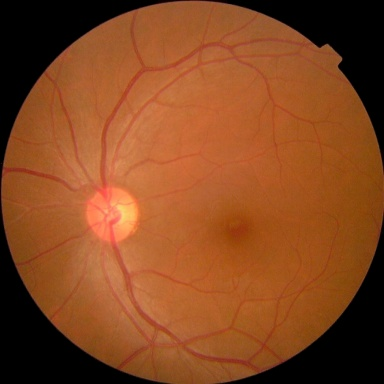
#> input picture data/aptos/images/s00r00000/s00r00000.jpg, 384 x 384 px
$ python batch_process_usb.py --src ../data/aptos/images/s00r00000 --dst out   (older library calls are emulated)
#> lines starting #> are read from the running program, lines starting #| are printed output that depends on the picture; after the words box and inside, x2 and y2 are one past the last pixel; in counts of white or black regions, pixels touching at a corner belong together
import os
import cv2
import numpy as np
import argparse
from concurrent.futures import ProcessPoolExecutor
import multiprocessing
import time
import glob

def extract_retinal_mask(rgbImg):
    # Use Red channel (channel 2 in BGR) - highest reflectance across pigmentation levels
    r_chan = rgbImg[:, :, 2]

    # Adaptive thresholding on Red channel with guard limits
    otsu_val, _ = cv2.threshold(r_chan, 0, 255, cv2.THRESH_BINARY + cv2.THRESH_OTSU)
    thresh_val = max(12, min(int(otsu_val * 0.5), 38))
    _, rawMask = cv2.threshold(r_chan, thresh_val, 255, cv2.THRESH_BINARY)

    # Clean up with morphological closing and fill holes
    kernel_close = cv2.getStructuringElement(cv2.MORPH_ELLIPSE, (15, 15))
    cleanMask = cv2.morphologyEx(rawMask, cv2.MORPH_CLOSE, kernel_close)

    contours, _ = cv2.findContours(cleanMask, cv2.RETR_EXTERNAL, cv2.CHAIN_APPROX_SIMPLE)
    if contours:
        cv2.drawContours(cleanMask, contours, -1, 255, -1)

    numLabels, labels, stats, centroids = cv2.connectedComponentsWithStats(cleanMask, connectivity=8)
    if numLabels > 1:
        largest_label = 1 + np.argmax(stats[1:, cv2.CC_STAT_AREA])
        cleanMask = (labels == largest_label).astype(np.uint8) * 255
    else:
        cleanMask = np.zeros_like(cleanMask)

    kernel_open = cv2.getStructuringElement(cv2.MORPH_ELLIPSE, (7, 7))
    cleanMask = cv2.morphologyEx(cleanMask, cv2.MORPH_OPEN, kernel_open)

    x, y, w, h = cv2.boundingRect(cleanMask)
    if w > 0 and h > 0:
        sideLength = int(max(w, h))
        xCenter = x + w/2.0
        yCenter = y + h/2.0

        x_new = int(round(xCenter - sideLength/2.0))
        y_new = int(round(yCenter - sideLength/2.0))

        pad_left = max(0, -x_new)
        pad_top = max(0, -y_new)
        pad_right = max(0, (x_new + sideLength) - rgbImg.shape[1])
        pad_bottom = max(0, (y_new + sideLength) - rgbImg.shape[0])

        padded_img = cv2.copyMakeBorder(rgbImg, pad_top, pad_bottom, pad_left, pad_right, cv2.BORDER_CONSTANT, value=[0,0,0])
        padded_mask = cv2.copyMakeBorder(cleanMask, pad_top, pad_bottom, pad_left, pad_right, cv2.BORDER_CONSTANT, value=0)

        x_safe = x_new + pad_left
        y_safe = y_new + pad_top

        croppedImg = padded_img[y_safe:y_safe+sideLength, x_safe:x_safe+sideLength]
        mask = padded_mask[y_safe:y_safe+sideLength, x_safe:x_safe+sideLength]
    else:
        croppedImg = rgbImg
        mask = cleanMask
    return mask, croppedImg

def assess_quality(rgbImg, mask):
    metrics = {}
    gChan = rgbImg[:,:,1].astype(np.float32) / 255.0
    validPixels = gChan[mask > 0]

    # Focus
    lap = cv2.Laplacian(gChan, cv2.CV_32F)
    metrics['Focus'] = float(np.var(lap[mask > 0])) if len(validPixels) > 0 else 0

    # Illum
    meanIllum = float(np.mean(validPixels)) if len(validPixels) > 0 else 0
    metrics['Illumination'] = 1.0 - min(1.0, 2.0 * abs(meanIllum - 0.5))
    metrics['Contrast'] = float(np.std(validPixels)) if len(validPixels) > 0 else 0

    # FOV
    area = np.sum(mask > 0)
    if area > 0:
        equivDiameter = np.sqrt(4 * area / np.pi)
        expectedArea = np.pi * (equivDiameter / 2)**2
        metrics['FOV'] = min(1.0, area / expectedArea) if expectedArea > 0 else 0
    else:
        metrics['FOV'] = 0
    return metrics

def evaluate_iqa(metrics, thresholds):
    F_norm = min(1.0, metrics['Focus'] / thresholds['F_target'])
    I_norm = metrics['Illumination']
    V_norm = metrics['FOV']
    C_norm = min(1.0, metrics['Contrast'] / thresholds['C_target'])

    weights = [0.35, 0.25, 0.20, 0.20]
    Q = weights[0]*F_norm + weights[1]*I_norm + weights[2]*V_norm + weights[3]*C_norm

    # Two-category policy: Reject or Accept & Enhance
    if Q < thresholds['Q_reject'] or V_norm < 0.60:
        return "UNGRADABLE", "REJECT", Q
    else:
        return "ACCEPT_AND_ENHANCE", "STANDARDIZE", Q

def adaptive_enhance(rgbImg, mask, metrics, thresholds):
    img = rgbImg.copy()
    mask_bool = mask > 0

    # 1. Decouple into CIE L*a*b* color space
    lab = cv2.cvtColor(img, cv2.COLOR_BGR2LAB)
    l_channel, a_channel, b_channel = cv2.split(lab)

    # 2. Illumination Homogenization strictly on Luminance L*
    l_float = l_channel.astype(np.float32)
    mean_retina_l = np.mean(l_float[mask_bool]) if np.any(mask_bool) else 128.0
    l_filled = l_float.copy()
    l_filled[~mask_bool] = mean_retina_l

    # Wide Gaussian blur captures low-frequency illumination manifold
    sigma = max(img.shape[0], img.shape[1]) / 30.0
    bg_l = cv2.GaussianBlur(l_filled, (0, 0), sigma)
    l_flat = l_float - bg_l + mean_retina_l
    l_flat = np.clip(l_flat, 0, 255).astype(np.uint8)

    # 3. Controlled Luminance-Only CLAHE
    clahe = cv2.createCLAHE(clipLimit=1.2, tileGridSize=(8, 8))
    l_clahe = clahe.apply(l_flat)

    # 4. Calibrated edge-preserving grain suppression on L* only
    # Smooths CMOS sensor grain without blurring microaneurysms or vessel walls
    l_clean = cv2.bilateralFilter(l_clahe, d=5, sigmaColor=15, sigmaSpace=15)

    # 5. Recombine with UNTOUCHED chromatic channels a* and b* (Zero color drift)
    lab_out = cv2.merge((l_clean, a_channel, b_channel))
    enhancedRgb = cv2.cvtColor(lab_out, cv2.COLOR_LAB2BGR)
    enhancedRgb[~mask_bool] = 0
    return enhancedRgb

def process_single_image(args):
    src_path, dst_path, thresholds, target_size = args
    try:
        rawImg = cv2.imread(src_path)
        if rawImg is None:
            return f"FAILED: {src_path} (Unreadable)"

        # Crop to square first
        mask, croppedImg = extract_retinal_mask(rawImg)

        # Standardize on target resolution (512x512)
        croppedImg = cv2.resize(croppedImg, (target_size, target_size), interpolation=cv2.INTER_AREA)
        mask = cv2.resize(mask, (target_size, target_size), interpolation=cv2.INTER_NEAREST)
        mask = (mask > 127).astype(np.uint8) * 255

        metrics = assess_quality(croppedImg, mask)
        status, feedback, Q = evaluate_iqa(metrics, thresholds)

        if status == "ACCEPT_AND_ENHANCE":
            finalImg = adaptive_enhance(croppedImg, mask, metrics, thresholds)
        else:
            finalImg = None

        if finalImg is not None:
            os.makedirs(os.path.dirname(dst_path), exist_ok=True)
            cv2.imwrite(dst_path, finalImg)
            return f"SUCCESS ({status}): {os.path.basename(src_path)}"
        else:
            return f"REJECTED ({status}): {os.path.basename(src_path)}"
    except Exception as e:
        return f"ERROR ({str(e)}): {src_path}"

def main():
    parser = argparse.ArgumentParser(description="Batch preprocess retinal fundus images at 512x512")
    parser.add_argument("--src", type=str, required=True, help="Source directory of images")
    parser.add_argument("--dst", type=str, required=True, help="Destination directory for processed images")
    parser.add_argument("--size", type=int, default=512, help="Target resolution (default: 512)")
    parser.add_argument("--workers", type=int, default=max(1, multiprocessing.cpu_count() - 1), help="Worker processes")
    args = parser.parse_args()

    thresholds = {
        'F_target': 0.0015,
        'C_target': 0.10,
        'Q_reject': 0.55,
        'Q_good': 0.80
    }

    os.makedirs(args.dst, exist_ok=True)
    exts = ('*.jpg', '*.jpeg', '*.png', '*.tif', '*.tiff')
    all_files = []
    for ext in exts:
        all_files.extend(glob.glob(os.path.join(args.src, ext)))
        all_files.extend(glob.glob(os.path.join(args.src, '**', ext), recursive=True))
    all_files = sorted(list(set(all_files)))

    print(f"Found {len(all_files)} images in {args.src}")
    print(f"Processing with {args.workers} workers to target size {args.size}x{args.size}...")

    task_args = []
    for f in all_files:
        rel_name = os.path.basename(f)
        out_f = os.path.join(args.dst, rel_name)
        task_args.append((f, out_f, thresholds, args.size))

    start_time = time.time()
    success_count = 0
    rejected_count = 0
    error_count = 0

    with ProcessPoolExecutor(max_workers=args.workers) as executor:
        for i, res in enumerate(executor.map(process_single_image, task_args)):
#> in extract_retinal_mask, `r_chan = rgbImg[:, :, 2]`:
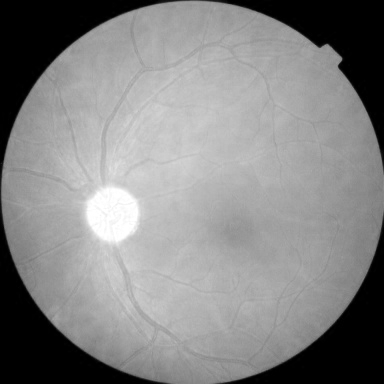
#> r_chan: shape (384, 384); min 0, max 255, mean 133.1
#> in extract_retinal_mask, `otsu_val, _ = cv2.threshold(r_chan, 0, 255, cv2.THRESH_BINARY + cv2.TH..`: otsu_val = 85
#> in extract_retinal_mask, `thresh_val = max(12, min(int(otsu_val * 0.5), 38))`: thresh_val = 38
#> in extract_retinal_mask, `_, rawMask = cv2.threshold(r_chan, thresh_val, 255, cv2.THRESH_BINARY)`:
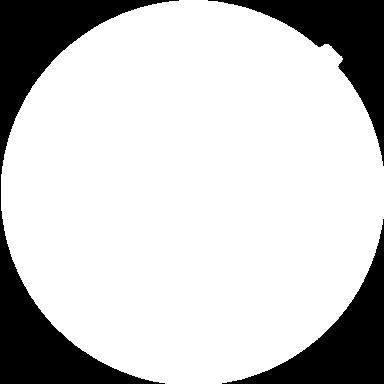
#> rawMask: shape (384, 384); 79% white; 3 black regions, box (x1, y1, x2, y2) and area: (0, 0, 179, 384) 15925, (208, 0, 384, 166) 7545, (222, 219, 384, 384) 7493
#> in extract_retinal_mask, `cleanMask = cv2.morphologyEx(rawMask, cv2.MORPH_CLOSE, kernel_close)`:
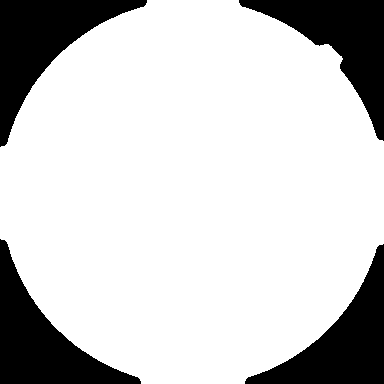
#> cleanMask: shape (384, 384); 79.5% white; 4 black regions
#> in extract_retinal_mask, `contours, _ = cv2.findContours(cleanMask, cv2.RETR_EXTERNAL, cv2.CHAIN..`: contours = 1 contour; box (x1, y1, x2, y2) and area: (0, 0, 384, 384) 116678
#> in extract_retinal_mask, `numLabels, labels, stats, centroids = cv2.connectedComponentsWithStats..`: labels: shape (384, 384) int32; values 0 (black) and 1 (white), 79.5% white; 4 black regions, box (x1, y1, x2, y2) and area: (0, 0, 147, 147) 7900, (0, 239, 141, 384) 7616, (239, 0, 384, 141) 7357, (245, 244, 384, 384) 7342
#> in extract_retinal_mask, `numLabels, labels, stats, centroids = cv2.connectedComponentsWithStats..`: numLabels = 2; stats = [[0, 0, 384, 384, 30215], [0, 0, 384, 384, 117241]]; centroids = [[187.7, 190], [192.5, 191.9]]
#> in extract_retinal_mask, `largest_label = 1 + np.argmax(stats[1:, cv2.CC_STAT_AREA])`: largest_label = 1
#> in extract_retinal_mask, `x, y, w, h = cv2.boundingRect(cleanMask)`: x = 0; w = 384
#> in extract_retinal_mask, `xCenter = x + w/2.0`: xCenter = 192
#> in extract_retinal_mask, `x_new = int(round(xCenter - sideLength/2.0))`: x_new = 0
#> in assess_quality, `meanIllum = float(np.mean(validPixels)) if len(validPixels) > 0 else 0`: meanIllum = 0.351
#> in assess_quality, `area = np.sum(mask > 0)`: area = 208416
#> in assess_quality, `equivDiameter = np.sqrt(4 * area / np.pi)`: equivDiameter = 515.1
#> in assess_quality, `expectedArea = np.pi * (equivDiameter / 2)**2`: expectedArea = 208416
#> in process_single_image, `metrics = assess_quality(croppedImg, mask)`: metrics = {'Focus': 0.00048, 'Illumination': 0.703, 'Contrast': 0.069, 'FOV': 1}
#> in evaluate_iqa, `F_norm = min(1.0, metrics['Focus'] / thresholds['F_target'])`: F_norm = 0.32
#> in evaluate_iqa, `I_norm = metrics['Illumination']`: I_norm = 0.703
#> in evaluate_iqa, `V_norm = metrics['FOV']`: V_norm = 1
#> in evaluate_iqa, `C_norm = min(1.0, metrics['Contrast'] / thresholds['C_target'])`: C_norm = 0.69
#> in evaluate_iqa, `Q = weights[0]*F_norm + weights[1]*I_norm + weights[2]*V_norm + weight..`: Q = 0.626
#> in process_single_image, `status, feedback, Q = evaluate_iqa(metrics, thresholds)`: status = 'ACCEPT_AND_ENHANCE'; feedback = 'STANDARDIZE'; Q = 0.626
#> in adaptive_enhance, `mean_retina_l = np.mean(l_float[mask_bool]) if np.any(mask_bool) else ..`: mean_retina_l = 118.5
            if "SUCCESS" in res:
                success_count += 1
            elif "REJECTED" in res:
                rejected_count += 1
            else:
                error_count += 1
            if (i + 1) % 100 == 0 or (i + 1) == len(all_files):
                elapsed = time.time() - start_time
                print(f"[{i+1}/{len(all_files)}] Success: {success_count}, Rejected: {rejected_count}, Errors: {error_count} ({elapsed:.1f}s)")
#> this loop made 1 pass
#| [1/1] Success: 1, Rejected: 0, Errors: 0 (0.2s)
#> after the loop, error_count = 0; rejected_count = 0; success_count = 1

    print(f"Batch processing finished in {time.time() - start_time:.2f}s")

if __name__ == '__main__':
    main()
